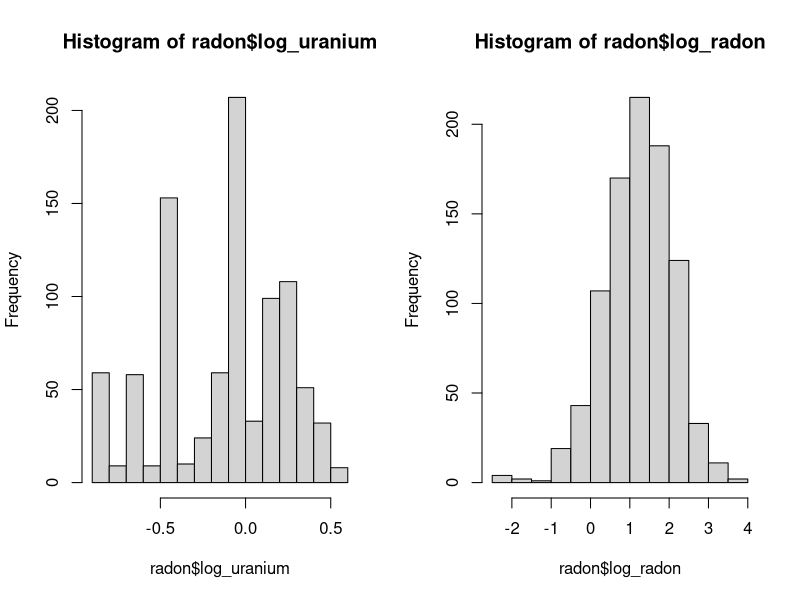

R code for this plot:
## ---- chunk 1
knitr::opts_chunk$set(echo = TRUE)
## ---- chunk 2
radon <- read.csv("../donnees/radon.csv")
head(radon)
## ---- chunk 3
radon$county_no <- as.integer(as.factor(radon$county))
head(radon)
## ---- chunk 4
library(dplyr)
counties <- distinct(radon, county_no, log_uranium) %>%
    arrange(county_no)
head(counties)
## ---- chunk 5
par(mfrow = c(1, 2))
hist(radon$log_uranium)
hist(radon$log_radon)
